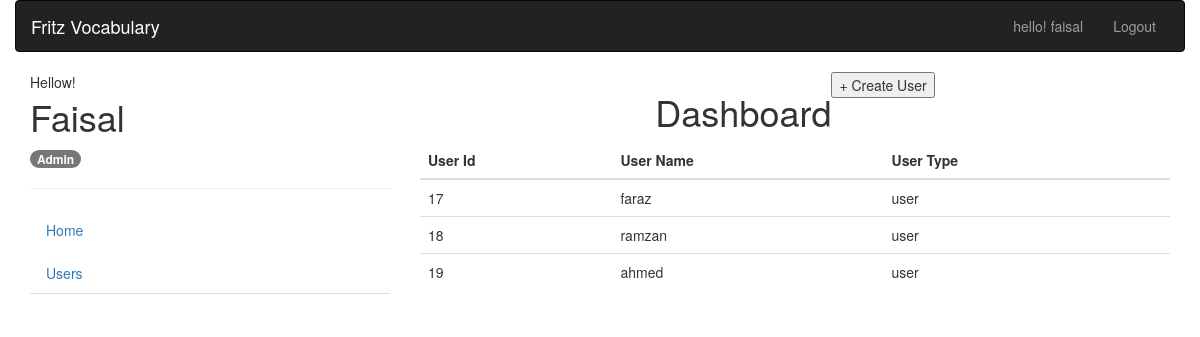
Page /user_page/ (signed in) on the committed database.
### account/models.py (models this page shows)
class User(AbstractUser):
    is_admin = models.BooleanField(default=False)
    is_user = models.BooleanField(default=False)

### myapp/views.py (the view)
# urls.py: path('user_page/', views.user_page, name='user_page'),
def user_page(request):
    is_user = []
    User = get_user_model()
    users = User.objects.all()
    for user in users:
        if user.is_user:
            is_user.append(user)
        else:
            pass
    context = {
        "get_all_is_user" : is_user,
    }
    return render(request, 'admin/user_page.html', context)

### templates/admin/user_page.html (shortened to what this page needs)
{% extends 'base.html' %}
{% block content %}
    <div class="row">
        <div class="col-md-4">
            {% include "left-sidebar.html" %}
        </div>
        <div class="col-md-8">
            {% include "breadcrumb-header.html" %}
            <table class="table">
                <thead>
                <tr>
                    <th>User Id</th>
                    <th>User Name</th>
                    <th>User Type</th>
                    <th style="width: 36px;"></th>
                </tr>
                </thead>
                <tbody>
            {% for user in get_all_is_user %}
                <tr>
                    <td>{{ user.id }}</td>
                    <td>{{ user.username }}</td>
                    <td>user</td>
                    <td>
                    </td>
                </tr>
            {% endfor %}
                </tbody>
            </table>
        </div>
    </div>
{% endblock %}

### templates/top-navbar.html (shortened to what this page needs)
<nav class="navbar navbar-inverse" role="navigation">
    <div class="container">
        <div class="navbar-header">
            <a class="navbar-brand" href="/">Fritz Vocabulary</a>
        {% if user.is_authenticated %}
        </div>
       <div id="navbar" class="collapse navbar-collapse">
            <ul class="nav navbar-nav navbar-right">
                <li><a href="#">hello! {{ user.username }}</a></li>
                <li><a href="{% url 'logout' %}">Logout</a></li>
            </ul>
        {% endif %}
</nav>

### templates/base.html (style rules this page uses)
.navbar-inverse .navbar-brand { color: #ffffff; }

### rows in the picture
User: username "faisal"
User: id "17", username "faraz"
User: id "18", username "ramzan"
User: id "19", username "ahmed"
